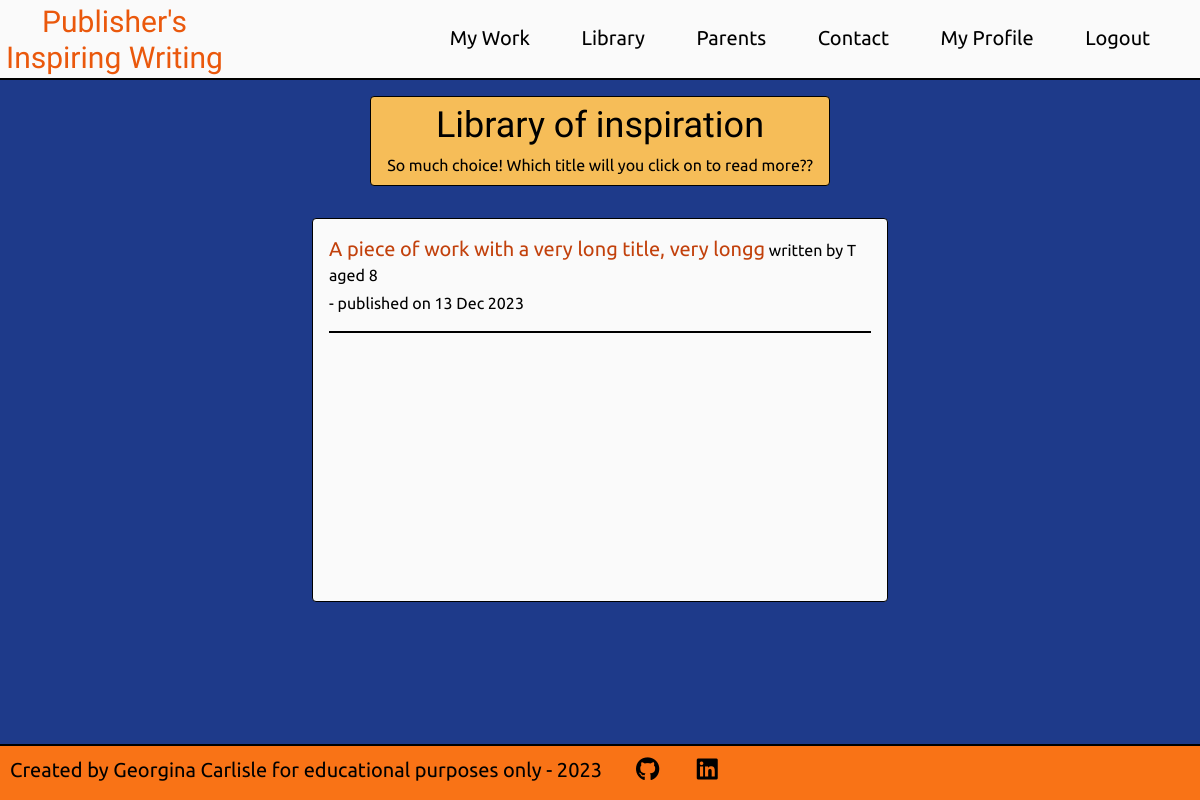
Page /library/ (signed in) on the committed database.
### users/models.py (models this page shows, shortened)
class User(AbstractBaseUser, PermissionsMixin):
    __name__ = 'CustomUser'
    validUsername = RegexValidator(
        r'^[a-zA-Z ]+$', 'Only letters and spaces are allowed in your Pen name')
    validFirstName = RegexValidator(
        r'^[a-zA-Z ]+$',
        'Only letters and spaces are allowed in your First name')
    validSecondName = RegexValidator(
        r'^[a-zA-Z ]+$',
        'Only letters and spaces are allowed in your Second name')
    username = models.CharField(
        max_length=20, unique=True, validators=[validUsername])
    age = models.IntegerField(
        validators=[MinValueValidator(8), MaxValueValidator(12),],)
    first_name = models.CharField(max_length=12, validators=[validFirstName])
    last_name = models.CharField(max_length=20, validators=[validSecondName])
    email = models.EmailField(max_length=320)
    consent = models.BooleanField(default=False)
    join_date = models.DateTimeField(default=timezone.now)
    is_staff = models.BooleanField(default=False)
    is_admin = models.BooleanField(default=False)
    is_active = models.BooleanField(default=True)
    is_superuser = models.BooleanField(default=False)
    objects = CustomAccountManager()
    USERNAME_FIELD = 'username'
    REQUIRED_FIELDS = ['email', 'first_name', 'last_name']
    def __str__(self):
        return self.username

### writing/models.py (models this page shows, shortened)
class Writing(models.Model):
    title = models.CharField(max_length=50, unique=True)
    slug = models.SlugField(max_length=100, unique=True)
    author = models.ForeignKey(User, on_delete=models.CASCADE, related_name="writing")
    body = models.TextField()
    updated_on = models.DateTimeField(auto_now=True)
    pending_approval = models.BooleanField(default=False)
    date_submitted = models.DateTimeField(null=True, blank=True)
    approved = models.BooleanField(default=False)
    date_approved = models.DateTimeField(null=True, blank=True)
    failed_approval = models.BooleanField(default=False)
    date_failed = models.DateTimeField(null=True, blank=True)
    reason_failed = models.TextField(null=True, blank=True)
    featured = models.BooleanField(default=False)
    class Meta:
        ordering = ['-date_approved']

### library/views.py (the view)
# urls.py: path('', views.library_view, name='library'),
@login_required
def library_view(request):
    context = {}
    work = Writing.objects.all()
    published_work = work.filter(approved = True).order_by('-date_approved')
    context['published_work'] = published_work
    return render(request, 'library.html', context)

### library/templates/library.html (shortened to what this page needs)
{% extends 'base.html' %}
{% load static %}
{% block content %}
<div class="bg-blue-900 h-full pb-4 pt-16 lg:pt-20">
    <div class="flex justify-center h-fit">
        <div class="text-center px-4 py-2 bg-horange my-4 h-fit rounded border border-black">
            <h1 class="text-3xl md:text-4xl font-title text-black mb-2">
                Library of inspiration
            </h1>
            <p>
                So much choice! Which title will you click on to read more??
            </p>
        </div>
    </div>
    <div class="flex justify-center mt-4">
        <div class="border border-black rounded bg-zinc-50 p-4 relative w-11/12 sm:max-w-xl h-96 overflow-auto">
            {% if published_work %}
            {% for work in published_work %}
            <div class="mb-4 border-b-2 border-black">
                <p class="mb-1">
                    <a href="{% url 'read' work.id %}"
                    title="Read writing"
                    class="hover:font-bold text-xl text-orange-700">
                    {{ work.title }}</a>
                    <span> written by {{ work.author }}</span>
                    <span> aged {{ work.author.age }}</span>
                </p>
                <p class="mb-4"> - published on {{ work.date_approved|date:"d M Y" }}</p>
            </div>
                {% endfor %}
                {% else %}
                <p class="mb-2">There is no published work. Somebody needs to get writing!</p>
            {% endif %}
        </div>
    </div>
</div>
{% endblock%}

### templates/account_header.html (shortened to what this page needs)
{% load static %}
<header>
  <div
    class="fixed top-0 z-10 grid grid-cols-4 md:grid-cols-6 xl:grid-cols-6 h-16 lg:h-20 w-full border-b-2 border-black bg-zinc-50"
  >
    <div class="flex justify-start col-span-3 sm:col-span-2">
      <div class="p-1.5 lg:py-1">
        <a
          class="inline-block text-center w-full font-title text-2xl lg:text-3xl leading-none text-orange-600 hover:text-black hover:cursor-pointer"
          href="{% url 'account_home' %}"
          aria-label="return to the home page"
        >
          {% if user.username %}
          <p>{{ user.username }}'s</p>
          <p>Inspiring Writing</p>
          {% endif %}
        </a>
      </div>
    </div>
    <nav class="col-span-1 md:col-span-4 p-5 lg:p-6 font-body">
      <ul class="hidden md:flex flex-row justify-around lg:text-xl">
        <li class="hover:font-bold hover:cursor-pointer">
          <a href="{% url 'my_work' user.id %}">My Work</a>
        </li>
        <li class="hover:font-bold hover:cursor-pointer">
          <a href="{% url 'library' %}">Library</a>
        </li>
        <li class="hover:font-bold hover:cursor-pointer">
          <a>Parents</a>
        </li>
        <li class="hover:font-bold hover:cursor-pointer">
          <a>Contact</a>
        </li>
        <li class="hover:font-bold hover:cursor-pointer">
          <a>My Profile</a>
        </li>
        <li class="hover:font-bold hover:cursor-pointer">
          <a href="{% url 'logout' %}">Logout</a>
        </li>
      </ul>
    </nav>
  </div>
</header>

### rows in the picture
User: username "Publisher"
Writing: title "A piece of work with a very long title, very longg", author "T", author.age "8", date_approved "13 Dec 2023"
